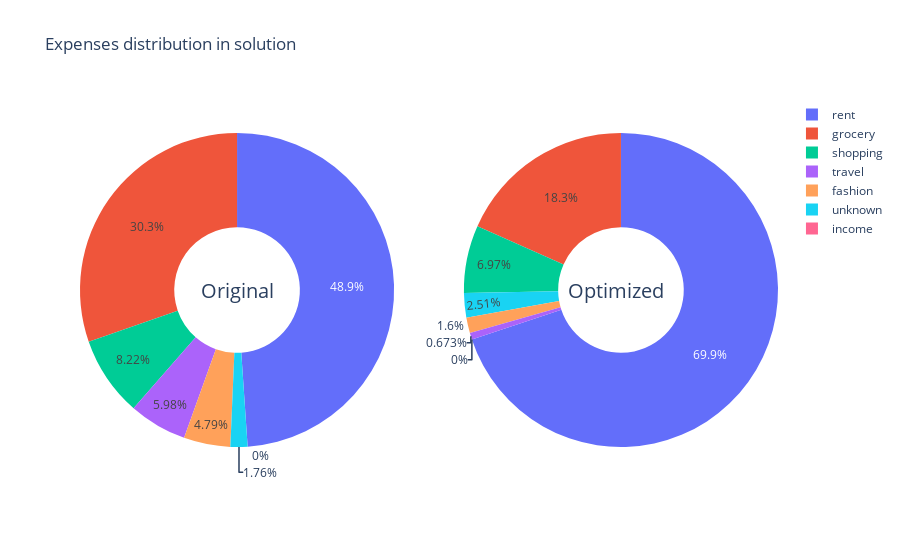
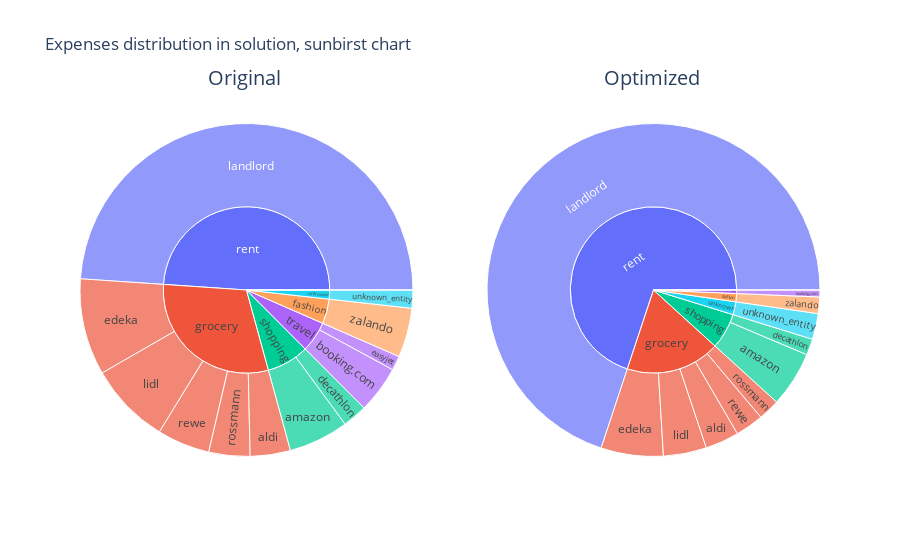
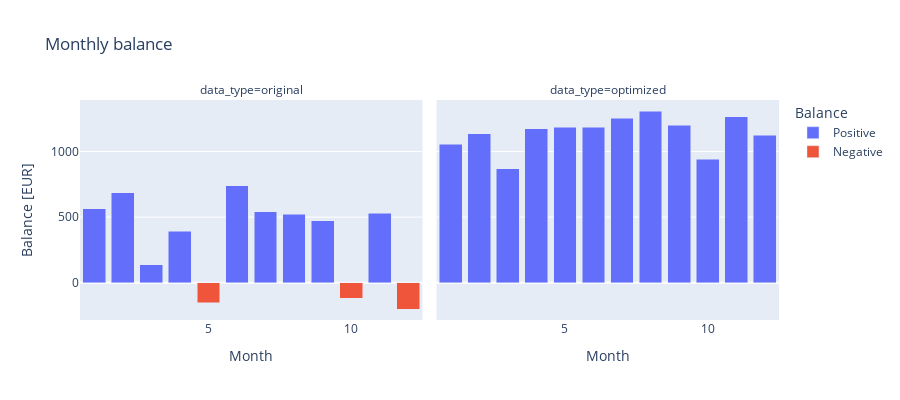
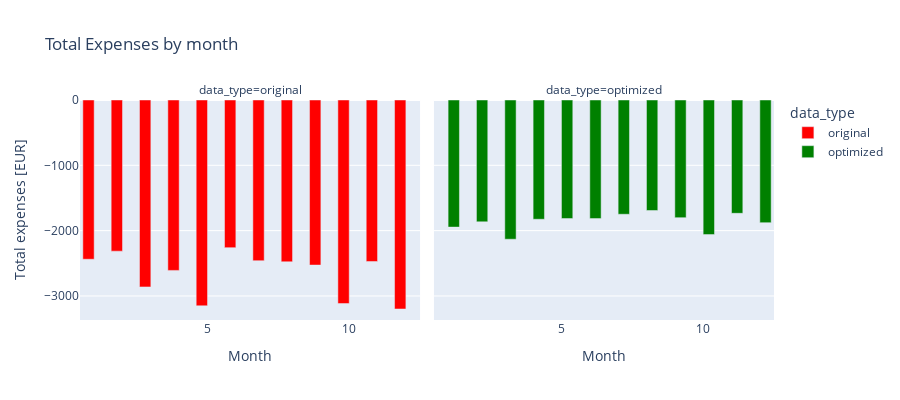

Here is the notebook cell these charts were saved with, in order:
### Code cell
visualize_solution_data(solved_data, grocery_per_week)

### Figure 1 — Plotly figure (JSON) as saved in the notebook; plotly's stock layout.template omitted (floating-point values rounded to 4 significant figures)
{"data": [{"domain": {"x": [0, 0.45], "y": [0, 1]}, "hole": 0.4, "hoverinfo": "label+percent+name", "labels": ["fashion", "grocery", "income", "rent", "shopping", "travel", "unknown"], "type": "pie", "values": [1528.0, 9672.0, 0, 15600, 2621.0, 1905.0, 560.2]}, {"domain": {"x": [0.55, 1], "y": [0, 1]}, "hole": 0.4, "hoverinfo": "label+percent+name", "labels": ["fashion", "grocery", "income", "rent", "shopping", "travel", "unknown"], "type": "pie", "values": [357.0, 4094.0, 0, 15600, 1554.0, 150.2, 560.2]}], "layout": {"annotations": [{"font": {"size": 20}, "showarrow": false, "text": "Original", "x": 0.17, "y": 0.5}, {"font": {"size": 20}, "showarrow": false, "text": "Optimized", "x": 0.84, "y": 0.5}], "title": {"text": "Expenses distribution in solution"}}}

### Figure 2 — Plotly figure (JSON) as saved in the notebook; plotly's stock layout.template omitted (floating-point values rounded to 4 significant figures)
{"data": [{"branchvalues": "total", "domain": {"x": [0, 0.45], "y": [0, 1]}, "labels": ["aldi", "amazon", "booking.com", "decathlon", "easyjet", "edeka", "landlord", "lidl", "rewe", "rossmann", "salary", "unknown_entity", "zalando", "fashion", "grocery", "income", "rent", "shopping", "travel", "unknown"], "parents": ["grocery", "shopping", "travel", "shopping", "travel", "grocery", "rent", "grocery", "grocery", "grocery", "income", "unknown", "fashion", "", "", "", "", "", "", ""], "type": "sunburst", "values": [1247.0, 1861.0, 1460.0, 759.7, 445.7, 2990.0, 15600, 2531.0, 1630.0, 1274.0, 0, 560.2, 1528.0, 1528.0, 9672.0, 0, 15600, 2621.0, 1905.0, 560.2]}, {"branchvalues": "total", "domain": {"x": [0.55, 1], "y": [0, 1]}, "labels": ["aldi", "amazon", "booking.com", "decathlon", "edeka", "landlord", "lidl", "rewe", "rossmann", "salary", "unknown_entity", "zalando", "fashion", "grocery", "income", "rent", "shopping", "travel", "unknown"], "parents": ["grocery", "shopping", "travel", "shopping", "grocery", "rent", "grocery", "grocery", "grocery", "income", "unknown", "fashion", "", "", "", "", "", "", ""], "type": "sunburst", "values": [731.4, 1204.0, 150.2, 350.5, 1349.0, 15600, 934.2, 611.3, 467.7, 0, 560.2, 357.0, 357.0, 4094.0, 0, 15600, 1554.0, 150.2, 560.2]}], "layout": {"annotations": [{"font": {"size": 20}, "showarrow": false, "text": "Original", "x": 0.17, "y": 1.1}, {"font": {"size": 20}, "showarrow": false, "text": "Optimized", "x": 0.84, "y": 1.1}], "title": {"text": "Expenses distribution in solution, sunbirst chart"}}}

### Figure 3 — Plotly figure (JSON) as saved in the notebook; plotly's stock layout.template omitted (floating-point values rounded to 4 significant figures)
{"data": [{"alignmentgroup": "True", "hovertemplate": "Balance=Positive<br>data_type=original<br>Month=%{x}<br>Balance [EUR]=%{y}<extra></extra>", "legendgroup": "Positive", "marker": {"color": "#636efa"}, "name": "Positive", "offsetgroup": "Positive", "orientation": "v", "showlegend": true, "textposition": "auto", "type": "bar", "x": [1, 2, 3, 4, 6, 7, 8, 9, 11], "xaxis": "x", "y": [562.1, 685.9, 138.3, 391.0, 740.0, 539.8, 522.7, 473.0, 528.0], "yaxis": "y"}, {"alignmentgroup": "True", "hovertemplate": "Balance=Positive<br>data_type=optimized<br>Month=%{x}<br>Balance [EUR]=%{y}<extra></extra>", "legendgroup": "Positive", "marker": {"color": "#636efa"}, "name": "Positive", "offsetgroup": "Positive", "orientation": "v", "showlegend": false, "textposition": "auto", "type": "bar", "x": [1, 2, 3, 4, 5, 6, 7, 8, 9, 10, 11, 12], "xaxis": "x2", "y": [1054.0, 1134.0, 868.7, 1174.0, 1185.0, 1184.0, 1251.0, 1308.0, 1199.0, 939.2, 1265.0, 1122.0], "yaxis": "y2"}, {"alignmentgroup": "True", "hovertemplate": "Balance=Negative<br>data_type=original<br>Month=%{x}<br>Balance [EUR]=%{y}<extra></extra>", "legendgroup": "Negative", "marker": {"color": "#EF553B"}, "name": "Negative", "offsetgroup": "Negative", "orientation": "v", "showlegend": true, "textposition": "auto", "type": "bar", "x": [5, 10, 12], "xaxis": "x", "y": [-151.0, -116.4, -199.6], "yaxis": "y"}], "layout": {"annotations": [{"font": {}, "showarrow": false, "text": "data_type=original", "x": 0.245, "xanchor": "center", "xref": "paper", "y": 1, "yanchor": "bottom", "yref": "paper"}, {"font": {}, "showarrow": false, "text": "data_type=optimized", "x": 0.755, "xanchor": "center", "xref": "paper", "y": 1, "yanchor": "bottom", "yref": "paper"}], "barmode": "stack", "height": 400, "legend": {"title": {"text": "Balance"}, "tracegroupgap": 0}, "title": {"text": "Monthly balance"}, "xaxis": {"anchor": "y", "domain": [0, 0.49], "title": {"text": "Month"}}, "xaxis2": {"anchor": "y2", "domain": [0.51, 1], "matches": "x", "title": {"text": "Month"}}, "yaxis": {"anchor": "x", "domain": [0, 1], "title": {"text": "Balance [EUR]"}}, "yaxis2": {"anchor": "x2", "domain": [0, 1], "matches": "y", "showticklabels": false}}}

### Figure 4 — Plotly figure (JSON) as saved in the notebook; plotly's stock layout.template omitted (floating-point values rounded to 4 significant figures)
{"data": [{"alignmentgroup": "True", "hovertemplate": "data_type=original<br>Month=%{x}<br>Total expenses [EUR]=%{y}<extra></extra>", "legendgroup": "original", "marker": {"color": "red"}, "name": "original", "offsetgroup": "original", "orientation": "v", "showlegend": true, "textposition": "auto", "type": "bar", "x": [1, 2, 3, 4, 5, 6, 7, 8, 9, 10, 11, 12], "xaxis": "x", "y": [-2438.0, -2314.0, -2862.0, -2609.0, -3151.0, -2260.0, -2460.0, -2477.0, -2527.0, -3116.0, -2472.0, -3200.0], "yaxis": "y"}, {"alignmentgroup": "True", "hovertemplate": "data_type=optimized<br>Month=%{x}<br>Total expenses [EUR]=%{y}<extra></extra>", "legendgroup": "optimized", "marker": {"color": "green"}, "name": "optimized", "offsetgroup": "optimized", "orientation": "v", "showlegend": true, "textposition": "auto", "type": "bar", "x": [1, 2, 3, 4, 5, 6, 7, 8, 9, 10, 11, 12], "xaxis": "x2", "y": [-1946.0, -1866.0, -2131.0, -1826.0, -1815.0, -1816.0, -1749.0, -1692.0, -1801.0, -2061.0, -1735.0, -1878.0], "yaxis": "y2"}], "layout": {"annotations": [{"font": {}, "showarrow": false, "text": "data_type=original", "x": 0.245, "xanchor": "center", "xref": "paper", "y": 1, "yanchor": "bottom", "yref": "paper"}, {"font": {}, "showarrow": false, "text": "data_type=optimized", "x": 0.755, "xanchor": "center", "xref": "paper", "y": 1, "yanchor": "bottom", "yref": "paper"}], "barmode": "group", "height": 400, "legend": {"title": {"text": "data_type"}, "tracegroupgap": 0}, "title": {"text": "Total Expenses by month"}, "xaxis": {"anchor": "y", "domain": [0, 0.49], "title": {"text": "Month"}}, "xaxis2": {"anchor": "y2", "domain": [0.51, 1], "matches": "x", "title": {"text": "Month"}}, "yaxis": {"anchor": "x", "domain": [0, 1], "title": {"text": "Total expenses [EUR]"}}, "yaxis2": {"anchor": "x2", "domain": [0, 1], "matches": "y", "showticklabels": false}}}
